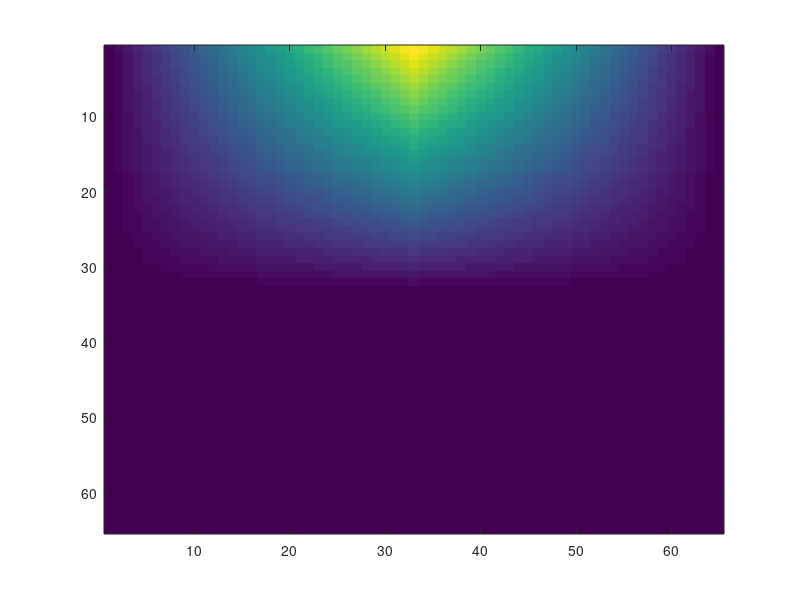

This figure's MATLAB source: (Note: this script raises an error after producing the figure.)
clear all; clc
% RF (fr_bestDir,pos)
RF = ones(3,3)*5;
RF(1,2) = 20;
% Interpolate RF
RFinterp = interp2(RF,5);
% RFinterp = RF;
figure
imagesc(RFinterp)
%%
[m,n] = size(RFinterp);
[I,J] = ndgrid(-m/2:m/(m-1):m/2,-n/2:n/(n-1):n/2);
[fitresult,zfit,fiter,zerr,resnorm,rr] = fmgaussfit(I,J,RFinterp);
correctionX = 40/m;
correctionY = 60/n;
centroid = sqrt((fitresult(5)*correctionX)^2+(fitresult(6)*correctionY)^2);%*probesize;
xEcc = fitresult(5)*correctionX;
yEcc = fitresult(6)*correctionY;
Sigma = (abs(fitresult(3)*correctionX/sqrt(2))+abs(fitresult(4)*correctionY/sqrt(2)))/2; %average diameter heuer 1999
xDia = abs(fitresult(3)*correctionX/sqrt(2));
yDia = abs(fitresult(4)*correctionY/sqrt(2));
ips2 = (fitresult(5)*correctionX);
overlap2 = -(fitresult(5)*correctionX)-abs(fitresult(3)*correctionX/sqrt(2));
%%
figure
scatter(centroid,Sigma,'o','MarkerFaceColor','k')
hold on
DrawCircle(xEcc,yEcc,xDia/2,yDia/2,'k')